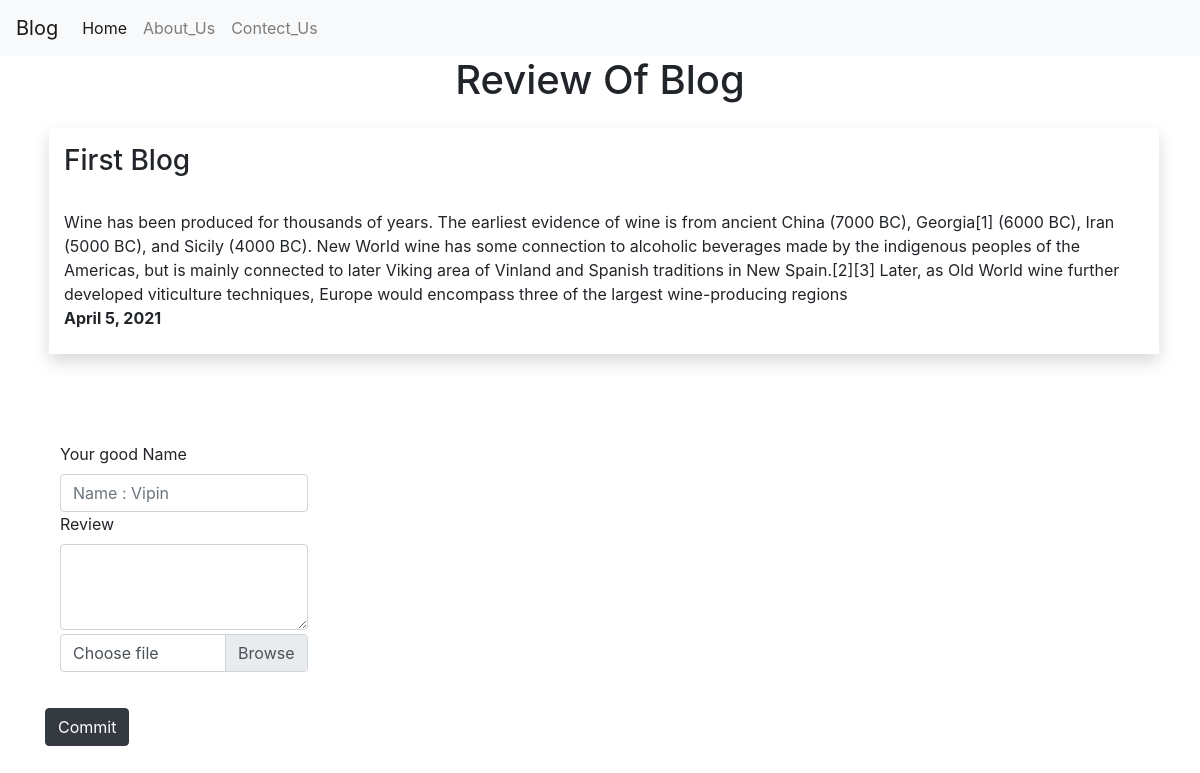
Page /review/review/1/ on the earlier database version.
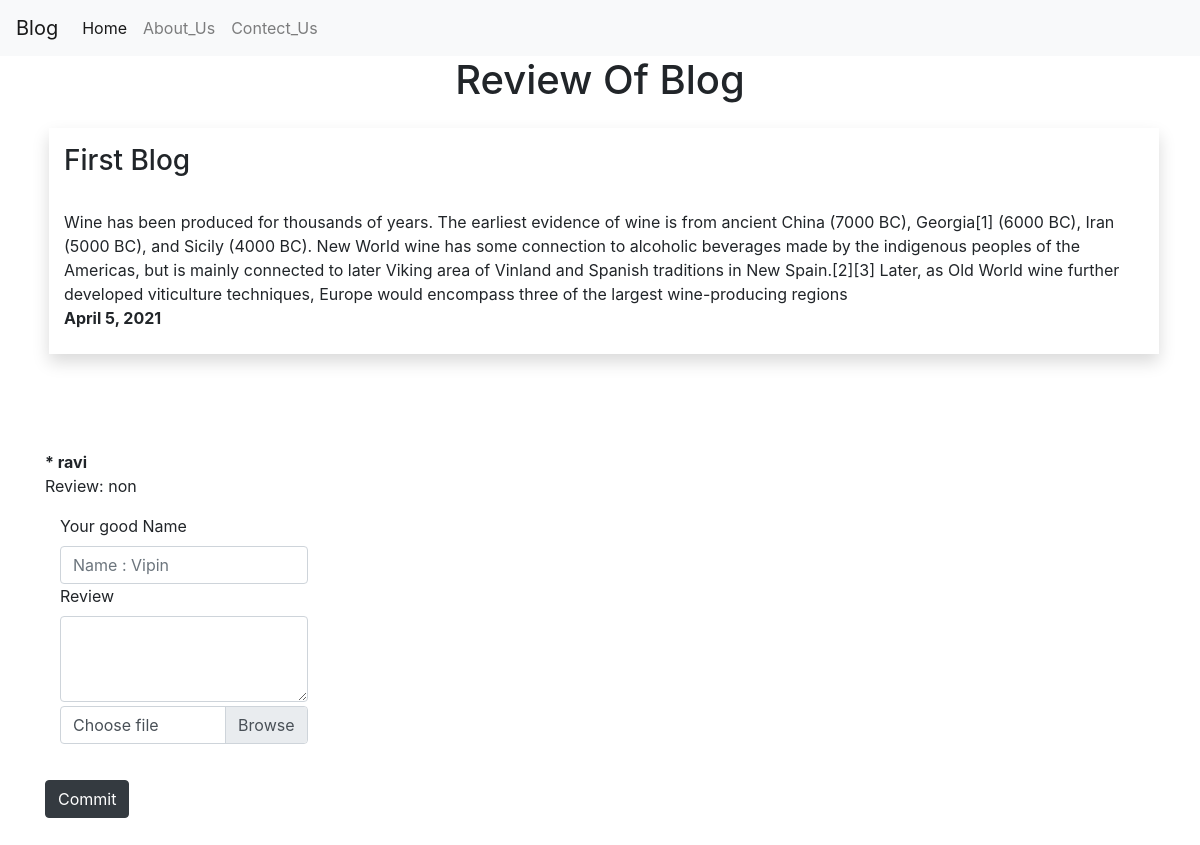
Same page on the later database version.
### review/models.py (models this page shows, shortened)
class Blog_out(models.Model):
    blog_id= models.AutoField
    Blog_name=models.CharField(max_length=200,default='')
    desc=models.CharField(max_length=700,default='')
    post_date=models.DateField()

class Feedback(models.Model):
    fb_id = models.AutoField
    Name = models.CharField(max_length=200,default='')
    Textarea = models.CharField(max_length=700,default='')
    Blog_id = models.IntegerField(default=0)
    FileTy =models.FileField(blank=True, null=True)

### review/views.py (the view)
# urls.py: path("review/review/<int:myid>/", views.view, name="Review"),
def view(request,myid):
    Blogid = Blog_out.objects.filter(id=myid)
    fb = Feedback.objects.all()
    return render(request,'review/review.html',{'pi':Blogid[0],'fb':fb})

### review/templates/review/review.html (shortened to what this page needs)
{% extends 'review/base.html' %}
{%block body%}
<h1 class="text-center" xmlns="http://www.w3.org/1999/html">Review Of Blog</h1>
<div class="container my-4">
         <div class="container row  shadow mx-1">
            <h3 class="mt-3">{{pi.Blog_name}}</h3><br>
            {{pi.desc}}<br>
            <strong>{{pi.post_date}}</strong><br><br>
         </div>
    {% for i in fb %}<br>
    {%if  pi.id == i.Blog_id %}
    <strong>* {{i.Name}}</strong>
    <br>Review: {{i.Textarea}}<br>
    {%endif%}
    {%endfor%}
    <form action="/review/review/" method="post">{% csrf_token %}
            <div class="col-sm-3 my-3">
                <label for="Name">Your good Name</label>
                <input type="text" class="form-control" id="Name" name="Name" placeholder="Name : Vipin">
                <label for="Textarea1">Review</label>
                <textarea class="form-control" id="Textarea1" name="Textarea1" rows="3"></textarea>
                <div class="custom-file my-1">
                    <label class="custom-file-label" for="File01">Choose file</label>
                </div>
            </div>
            <button type="submit" class="btn btn-dark my-3">Commit</button>
    </form>
</div>
{%endblock%}

### review/templates/review/base.html (shortened to what this page needs)
<!doctype html>
<html lang="en">
  <head>
    <link rel="stylesheet" href="https://cdn.jsdelivr.net/npm/bootstrap@4.5.3/dist/css/bootstrap.min.css">
  </head>
<body>
  <nav class="navbar navbar-expand-lg navbar-light bg-light ">
    <a class="navbar-brand" href="/">Blog</a>
    <div class="collapse navbar-collapse" id="navbarSupportedContent">
      <ul class="navbar-nav mr-auto">
        <li class="nav-item active">
          <a class="nav-link" href="/">Home<span class="sr-only">(current)</span></a>
        </li>
        <li class="nav-item">
          <a class="nav-link" href="/blog/about/">About_Us</a>
        </li>
        <li class="nav-item">
          <a class="nav-link" href="/blog/contact/">Contect_Us</a>
        </li>
      </ul>
    </div>
  </nav>
{%block body%}{%endblock%}
  </body>
</html>

Differences in the rows shown:
added Feedback: Name "ravi", Textarea "non"
